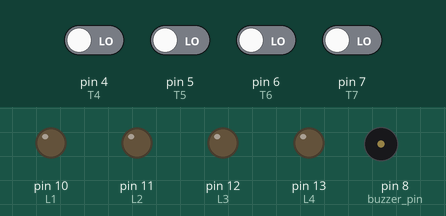
Simulated run of this sketch. Board: Arduino Uno, built with avr-gcc and run on an emulated ATmega328P. On the bench: output pins drawn as LEDs (lit = HIGH), buzzer (waves = sounding, pin HIGH). Inputs (shaded band) come from the test bench; at power-on: pin 4 (T4), pin 5 (T5), pin 6 (T6), pin 7 (T7) LOW.

Above: at 1.2 s.
1.3 s: pin 4 (T4) driven HIGH
At 2.1 s:
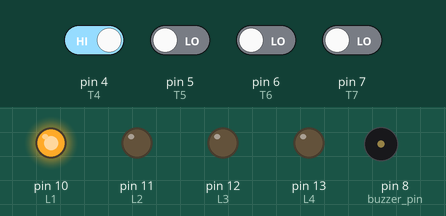
2.8 s: pin 5 (T5) driven HIGH
At 3.2 s:
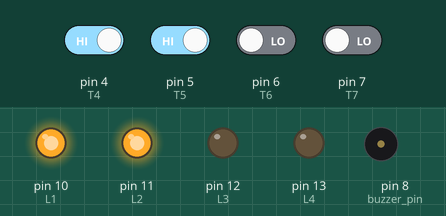
4.3 s: pin 6 (T6) driven HIGH
At 5.5 s:
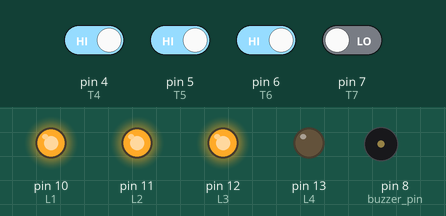
5.8 s: pin 7 (T7) driven HIGH
At 6.7 s:
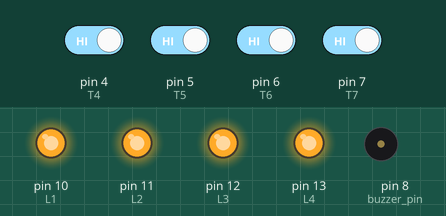
7.3 s: pin 4 (T4) driven LOW
At 7.8 s:
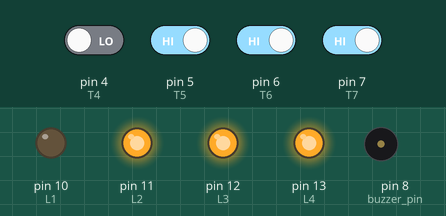
8.8 s: pin 5 (T5) driven LOW
At 10.2 s:
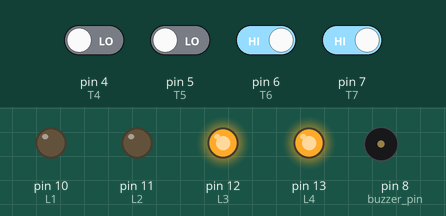
Timing chart, 0 to 11.3 s (numbered marks = the images above; inputs shaded):
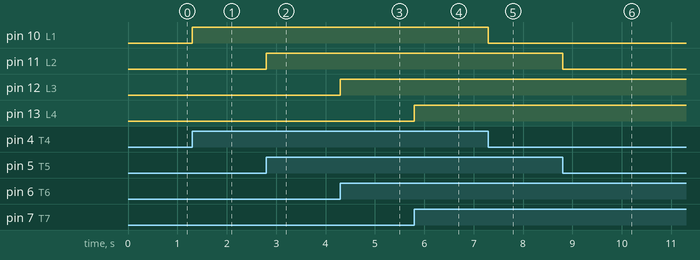

The sketch:

SMART_PARKING.ino
```cpp
const int L1=10,L2=11,L3=12,L4=13;  //CONNECT THE LEDS TO PIN 10,11,12,13 OF THE ARDUINO
const int T7=7,T6=6,T5=5,T4=4;
const int  button_pin=9;
int trigger_pin = 2;
int echo_pin = 3;
int buzzer_pin = 8;
int time;

int distance;


void setup() {
  Serial.begin (9600);

pinMode(L1,OUTPUT);
pinMode(L2,OUTPUT);
pinMode(L3,OUTPUT);
pinMode(L4,OUTPUT);
pinMode(T4,INPUT); //TAKES THE INPUT FROM THE IR SENSOR(PASSIVE)
pinMode(T5,INPUT);
pinMode(T6,INPUT);
pinMode(T7,INPUT);
pinMode(button_pin,INPUT);
pinMode (trigger_pin, OUTPUT);
pinMode (echo_pin, INPUT);
pinMode (buzzer_pin, OUTPUT);

}

void loop()
{


  while(1)
  {
  if(digitalRead(4)==1)
  {
    digitalWrite(L1,HIGH);
  }
    else
    {
      digitalWrite(L1,LOW);
    }

 if(digitalRead(5)==1)
  {
    digitalWrite(L2,HIGH);
  }
    else
    {
      digitalWrite(L2,LOW);
    }
if(digitalRead(6)==1)
  {
    digitalWrite(L3,HIGH);
  }
    else
    {
      digitalWrite(L3,LOW);
    }
if(digitalRead(7)==1)
  {
    digitalWrite(L4,HIGH);
  }
    else
    {
      digitalWrite(L4,LOW);
    }


}
   int buttonval = digitalRead(button_pin);

//Now code for the ultrasonic sensor to see if there is any obstruction while parkin it will only work if the button is pressed

if(buttonval==LOW)
{
     digitalWrite (trigger_pin, HIGH);

    delayMicroseconds (10);

    digitalWrite (trigger_pin, LOW);

    time = pulseIn (echo_pin, HIGH);

    distance = (time * 0.034) / 2;


  if (distance <= 10)

        {

        Serial.println (" Door Open ");

        Serial.print (" Distance= ");

        Serial.println (distance);

        digitalWrite (buzzer_pin, HIGH);

        delay (500);

        }

  else {

        Serial.println (" OBSTRUCTION");

        Serial.print (" Distance= ");

        Serial.println (distance);

        digitalWrite (buzzer_pin, LOW);

        delay (500);

      }

  }
}
```

Measured:
- after the input at 1.3 s, pin 10 (L1): LOW → HIGH at once
- after the input at 2.8 s, pin 11 (L2): LOW → HIGH at once
- after the input at 4.3 s, pin 12 (L3): LOW → HIGH at once
- after the input at 5.8 s, pin 13 (L4): LOW → HIGH at once
- after the input at 7.3 s, pin 10 (L1): HIGH → LOW at once
- after the input at 8.8 s, pin 11 (L2): HIGH → LOW at once
